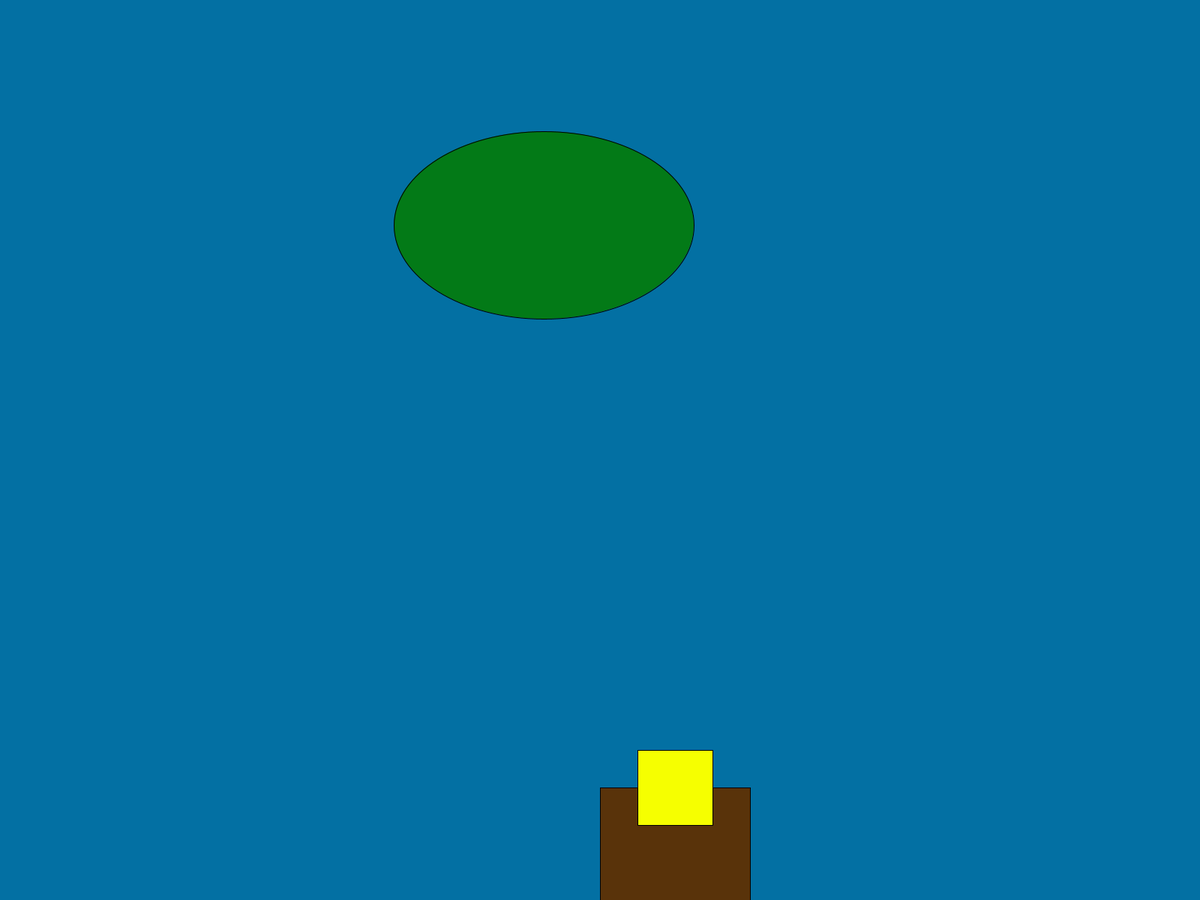
Frame 1 (no input)
Frame 60 (the mouse pressed at the canvas centre just before this capture): identical to frame 1, image omitted
Frame 120 (the mouse held since frame 60 and released just before this capture): identical to frame 1, image omitted

The Processing sketch that drew this single still picture (run headless with seeded random() and noise(); from frame 60 on, the mouse is pressed at the canvas centre):

// Processing sketch: onepiece_find_the_mistake_now
// ── onepiece_find_the_mistake_now.pde
PShape rufy;
PShape nave;
PShape raftel;

int rufyY, naveY;

void setup (){
  fullScreen ();
  
  rufy = createShape (RECT, 0, 0, 100, 100);
  rufy.setFill (#F6FF00);
  
  nave = createShape (RECT, 0, 0, 200, 300);
  nave.setFill (#59330A);
  
  raftel = createShape (ELLIPSE, 0, 0, 400, 250);
  raftel.setFill (#037A17);
  
  rufyY = height - 150;
  naveY = height - 200;
  
}

void draw (){
  
  background (#0370A3);
  
  shape ( nave, width/2, rufyY );
  shape ( rufy, width/2 + 50, naveY  );
  shape ( raftel, width/2 - 75, height/4 );
  

}
